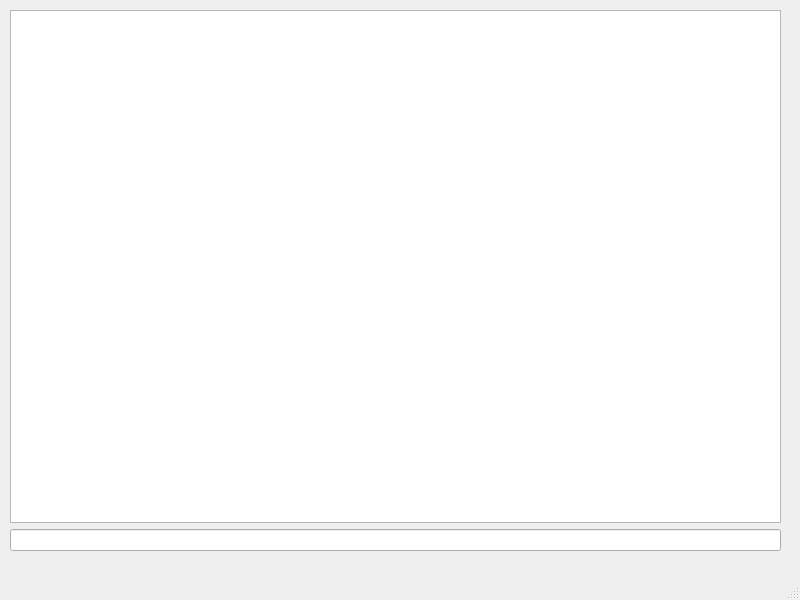
<?xml version="1.0" encoding="UTF-8"?>
<ui version="4.0">
 <class>MainWindow</class>
 <widget class="QMainWindow" name="MainWindow">
  <property name="geometry">
   <rect>
    <x>0</x>
    <y>0</y>
    <width>800</width>
    <height>600</height>
   </rect>
  </property>
  <property name="windowTitle">
   <string>MainWindow</string>
  </property>
  <widget class="QWidget" name="centralwidget">
   <widget class="QWidget" name="verticalLayoutWidget">
    <property name="geometry">
     <rect>
      <x>10</x>
      <y>10</y>
      <width>771</width>
      <height>541</height>
     </rect>
    </property>
    <layout class="QVBoxLayout" name="verticalLayout">
     <item>
      <widget class="QPlainTextEdit" name="plainTextEdit"/>
     </item>
     <item>
      <widget class="QLineEdit" name="lineEdit"/>
     </item>
    </layout>
   </widget>
  </widget>
  <widget class="QMenuBar" name="menubar">
   <property name="geometry">
    <rect>
     <x>0</x>
     <y>0</y>
     <width>800</width>
     <height>25</height>
    </rect>
   </property>
  </widget>
  <widget class="QStatusBar" name="statusbar"/>
 </widget>
 <resources/>
 <connections/>
</ui>
